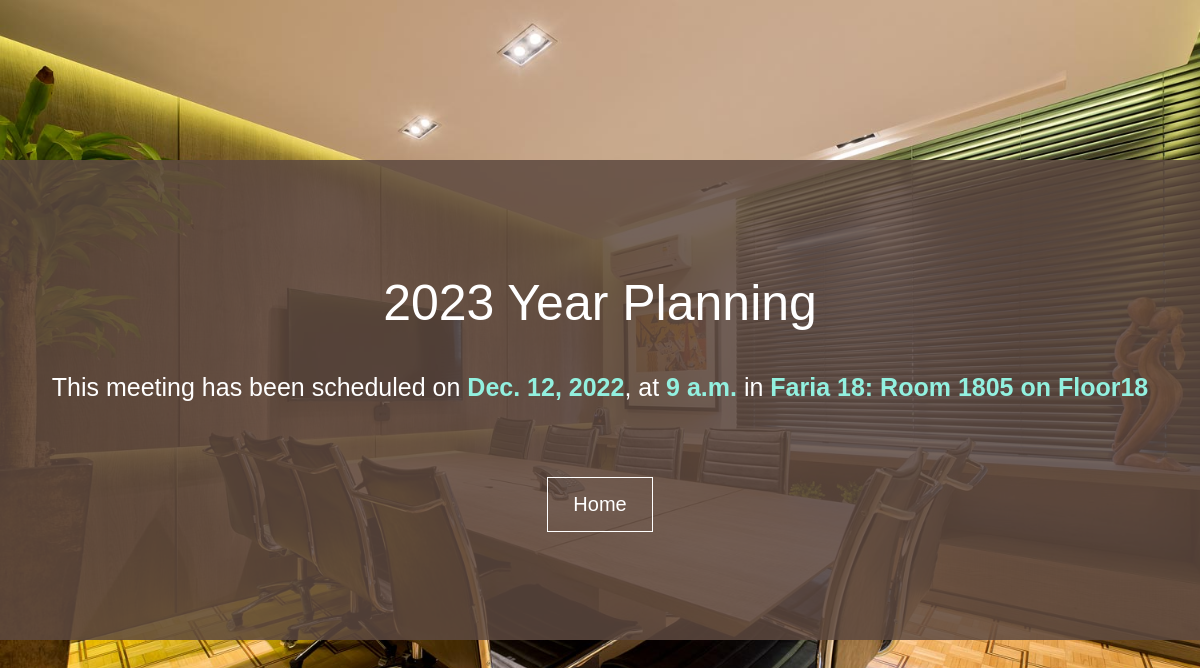
/meetings/1, run on the app's committed database.
### meetings/models.py (models this page shows, shortened)
class Meeting(models.Model):
    title = models.CharField(max_length=200)
    date = models.DateField()
    start_time = models.TimeField(default=time(9))
    duration = models.IntegerField(default=1)
    room = models.ForeignKey(Room, on_delete=models.CASCADE)

class Room(models.Model):
    name = models.CharField(max_length=95)
    floor = models.IntegerField()
    room_number = models.IntegerField()
    def __str__(self):
        return f" {self.name}: Room {self.room_number} on Floor{self.floor} "

### meetings/views.py (the view)
# urls.py: path('<int:id>', views.detail, name="detail"),
def detail(request, id):
    meeting = get_object_or_404(Meeting, pk=id)
    return render(request, 'meetings/detail.html', {"meeting": meeting})

### meetings/templates/meetings/detail.html (shortened to what this page needs)
<!DOCTYPE html>
<html lang="en">
  <head>
    <link rel="stylesheet" href="/static/meetings/detail.css" />
  </head>
  <body>
    <div class="content">
      <h1>{{ meeting.title }}</h1>
      <p>
        This meeting has been scheduled on
        <span class="date">{{ meeting.date }}</span>, at
        <span class="time">{{meeting.start_time}}</span> in
        <span class="room">{{ meeting.room }}</span>
      </p>
      <a href="{% url 'welcome' %}">Home</a>
    </div>
  </body>
</html>

### meetings/static/meetings/detail.css (style rules this page uses)
* { margin: 0; padding: 0; box-sizing: border-box; }
body { font-family: Arial, Helvetica, sans-serif; height: 100vh; background-image: url("meeting.jpg"); background-size: cover; background-repeat: no-repeat; background-position: center; color: white; display: flex; justify-content: center; align-items: center; }
h1 { font-size: 50px; font-weight: 100; margin: 25px 0 35px 0; text-align: center; }
.content { background-color: rgba(93, 73, 64, 0.85); padding: 40px; width: 100vw; height: 60vh; display: flex; flex-direction: column; align-items: center; justify-content: center; }
p { font-size: 25px; line-height: 1.6; margin-bottom: 50px; }
a { display: inline-block; text-decoration: none; color: white; font-size: 20px; border: 1px solid white; padding: 15px 25px; margin: 20px; }
span { font-weight: bold; color: rgb(146, 240, 223); }

### data on the page
Meeting: title "2023 Year Planning", date "Dec. 12, 2022", start_time "9 a.m.", room "Faria 18: Room 1805 on Floor18"
